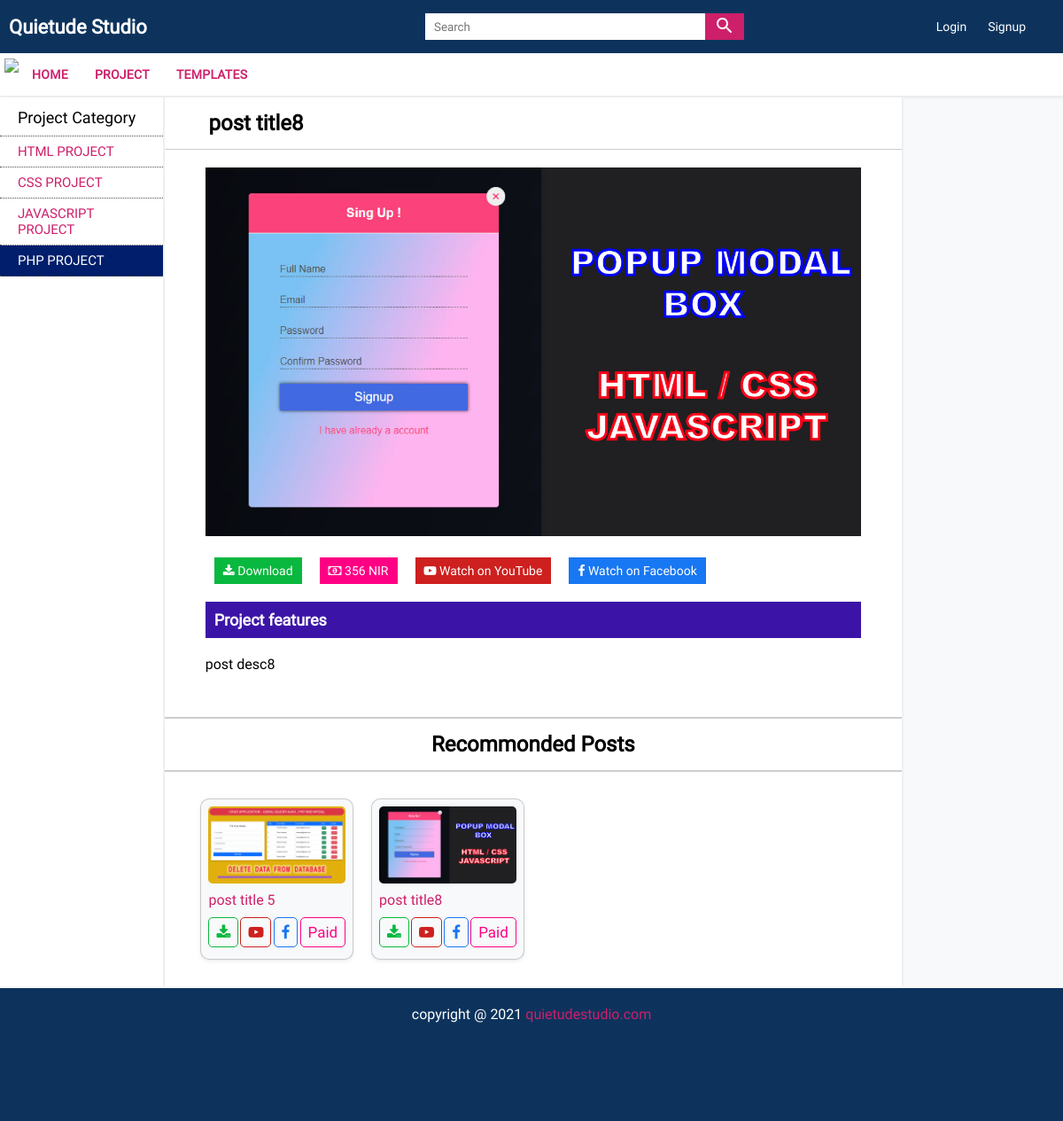
The page /project/php-project/post-title8 on the database its author committed.
### tables this page shows
CREATE TABLE `menus` (
  `menu_id` int(11) NOT NULL,
  `menu_name` varchar(100) NOT NULL,
  `menu_slug` varchar(100) NOT NULL,
  `menu_status` tinyint(4) NOT NULL DEFAULT 1,
  `menu_count` varchar(100) NOT NULL
);

CREATE TABLE `categories` (
  `category_id` int(11) NOT NULL,
  `category_name` varchar(150) NOT NULL,
  `category_slug` varchar(150) NOT NULL,
  `category_count` varchar(500) NOT NULL,
  `category_status` tinyint(4) NOT NULL DEFAULT 1,
  `category_menu` varchar(150) NOT NULL
);

CREATE TABLE `posts` (
  `post_id` int(11) NOT NULL,
  `post_title` varchar(200) NOT NULL,
  `post_slug` varchar(200) NOT NULL,
  `post_desc` text NOT NULL,
  `post_fb_link` varchar(200) NOT NULL,
  `post_yt_link` varchar(200) NOT NULL,
  `post_price` varchar(100) NOT NULL,
  `post_type` int(11) NOT NULL,
  `post_image` varchar(100) NOT NULL,
  `post_file` varchar(100) NOT NULL,
  `post_img_alt` varchar(50) NOT NULL,
  `post_img_title` varchar(50) NOT NULL,
  `post_meta_title` varchar(150) NOT NULL,
  `post_meta_desc` varchar(200) NOT NULL,
  `post_meta_key` varchar(200) NOT NULL,
  `post_menu` varchar(100) NOT NULL,
  `post_cate` varchar(200) NOT NULL,
  `post_status` tinyint(4) NOT NULL DEFAULT 1
);

### admin/config.inc.php (called while the page is built, shortened)
<?php
 $baseUrl = "http://localhost/quietude";
?>

### admin/functions.inc.php (called while the page is built, shortened)
<?php
function validate_data($conn,$data){
    $data = trim($data);
    $data = mysqli_real_escape_string($conn,$data);
    $data = htmlentities($data);
    return $data;
}
  function select($conn,$table1,$table2="",$col1="",$col2="",$order="",$where="",$nameCond="",$offset="",$limit=""){
    $query = "SELECT * FROM $table1";
    if(!empty($where)){
        $query .= " WHERE $where = $nameCond";
    }
    if(!empty($order)){
        $query .= " ORDER BY $order DESC";
    }
    $selectQuery = mysqli_query($conn,$query) or die("Select data query failed");
    return $selectQuery;
}
?>

### projects-details.php (the view)
<?php
 require_once("header.inc.php");
?>
<div class="wrapper">
    <div class="MainContent">
        <?php  require_once("left-sidebar.inc.php"); ?>
    <?php
      if(isset($_GET['postId'])){
          $postId = validate_data($conn,$_GET['postId']);
          $select = select($conn,"posts","","","","","post_slug","'$postId'","","");
          if($select){
              $rows = mysqli_fetch_assoc($select);
    ?>
    <section class="ContentSection">
        <h1 class="TopicHeading"><?php echo $rows['post_title']; ?></h1>
        <article class="contentDetailPage">
           <div class="projDetailSection">
               <img src="images\<?php echo $rows['post_image']; ?>" class="image" alt="<?php echo $rows['post_img_alt']; ?>" title="<?php echo $rows['post_img_title']; ?>">
               <div class="detailActionBtns">
                   <a href="download.php?downloadFile=<?php echo $rows['post_id']; ?>" class="button"><i class="fa fa-download"></i> Download</a>
                   <?php
                     if($rows['post_type'] == 1){
                          echo '<a href="javascript:void(0)" class="button"><i class="fa fa-money"></i> '.$rows['post_price'].' NIR</a>';
                     }else{
                          echo "";
                     }
                   ?>
                   <a href="<?php echo $rows['post_yt_link']; ?>" target="_blank" class="button"><i class="fa fa-youtube-play"></i> Watch on YouTube</a>
                   <a href="<?php echo $rows['post_fb_link']; ?>" target="_blank" class="button"><i class="fa fa-facebook"></i> Watch on Facebook</a>
               </div>
               <div class="projDesction">
                   <h2 class="projectHeader">Project features</h2>
                   <div class="description">
                   <p><?php echo $rows['post_desc']; ?></p>
                </div>
               </div>
           </div>
        </article>
        <h1 class="recommondedHeading">Recommonded Posts</h1>
        <div class="recommondedProj">
            <?php
                if(isset($_GET['cateId'])){
                    $cateId = validate_data($conn,$_GET['cateId']);
                    displayProjects($conn,"post_cate","'$cateId'","","");
                    }else{
                    displayProjects($conn,"post_menu","'$menuId'","","");
                }
            ?>
        </div>
    </section>
    <?php } } ?>
    </div>
    <?php require_once("right-sidebar.inc.php"); ?>
    <?php require_once("footer.inc.php"); ?>

### header.inc.php (shortened to what this page needs)
<?php
  require_once("admin/config.inc.php");
  require_once("admin/functions.inc.php");
  require_once("functions.php");
   ?>
<!DOCTYPE html>
<html lang="en">
<head>
    <link rel="stylesheet" href="css/common.css">
    <link rel="stylesheet" href="css/main.css">
    <link rel="stylesheet" href="css/responsive.css">
    <link rel="stylesheet" href="https://stackpath.bootstrapcdn.com/font-awesome/4.7.0/css/font-awesome.min.css">
</head>
<body>
    <header class="header">
        <div class="HeaderLogo"><a href="<?php echo $baseUrl; ?>">Quietude Studio</a></div>
        <div class="SearchBar">
            <form action="search.php">
                <div class="InputBox">
                    <input type="search" name="s" placeholder="Search" autocomplete="off">
                    <button type="submit"><img src="icons\search_white_24dp.svg"></button>
                </div>
            </form>
        </div>
        <div class="UserJoinBox">
            <?php
              if(isset($_SESSION['LOGIN_EMAIL'])){
                 echo '<a href="javascript:void(0)" class="LoginBtn">Hello '.$_SESSION['LOGIN_FNAME'].'</a>
                       <a href="timeout.php" class="SignupBtn">Logout</a>';
              }else{
                echo '<a href="login.php" class="LoginBtn">Login</a>
                      <a href="registration.php" class="SignupBtn">Signup</a>';
              }
            ?>
        </div>
    </header>
<nav class="navigation">
    <ul class="NavItems">
        <span class="CloseNave"><img src="icons\close_white_24dp.svg"></span>
        <li><a href="<?php echo $baseUrl; ?>">Home</a></li>
        <?php
          $select = select($conn,"menus","","","","","","","","");
          if(mysqli_num_rows($select)>0){
              while($rows = mysqli_fetch_assoc($select)){
                  echo '<li><a href="'.$rows['menu_slug'].'">'.$rows['menu_name'].'</a></li>';
              }
          }
        ?>
    </ul>
</nav>

### left-sidebar.inc.php (shortened to what this page needs)
    <aside class="LeftSidebar">
    <span class="SidebarCategory">Project Category</span>
    <ul>
        <?php
        if(isset($_GET['menuId'])){
            $menuId = validate_data($conn,$_GET['menuId']);
            if(isset($_GET['cateId'])){
                $cateId = validate_data($conn,$_GET['cateId']);
                $select = select($conn,"categories","","","","","category_menu","'$menuId'","","");
                if(mysqli_num_rows($select)>0){
                    while($rows = mysqli_fetch_assoc($select)){
                        if($rows['category_slug'] == $cateId){
                            $bgClass = "background-color: #001E6C !important; color: white;";
                        }else{
                            $bgClass = "";
                        }
                        echo '<li><a href="'.$rows['category_menu'].'/'.$rows['category_slug'].'" style="'.$bgClass.'">'.$rows['category_name'].'</a></li>';
                    }
                }else{
                       echo "<li><a href='javascript:void(0)'>Category not found</a></li>";
                }
            }
        }
        ?>
    </ul>
</aside>

### functions.php (shortened to what this page needs)
<?php
  function displayProjects($conn,$postSlug="",$postCol="",$offset="",$limit=""){
    $select = select($conn,"posts","","","","rand()",$postCol,$postSlug,$offset,$limit);
    if(mysqli_num_rows($select)>0){
        while($rows = mysqli_fetch_assoc($select)){
            echo '<div class="ProjCard">
                    <img src="'."images/". $rows['post_image'].'" class="projThumbnail" alt="'.$rows['post_img_alt'].'" title="'.$rows['post_img_title'].'">
                    <a href="'.$rows['post_menu'].'/'.$rows['post_cate'].'/'.$rows['post_slug'].'" class="cardHeading">'.$rows['post_title'].'</a>
                    <div class="cardFooter">';
                    if(!empty($rows['post_yt_link'])){
                        $url1 = $rows['post_yt_link'];
                    }else{
                        $url1 = 'javascript:void(0)';
                    }
                    if(!empty($rows['post_fb_link'])){
                        $url2 = $rows['post_fb_link'];
                    }else{
                        $url2 = 'javascript:void(0)';
                    }
                     if($rows['post_type'] == 1){
                         $projCost = "Paid";
                     }else{
                         $projCost = "Free";
                     }
                  echo '<a href="/'.$rows['post_menu'].'/'.$rows['post_cate'].'/'.$rows['post_slug'].'" class="actionBtn" title="Download Project"><i class="fa fa-download"></i></a>
                        <a href="'.$url1.'" target="_blank" class="actionBtn" title="Watch on YouTube"><i class="fa fa-youtube-play"></i></a>
                        <a href="'.$url2.'" target="_blank" class="actionBtn" title="Watch on Facebook"><i class="fa fa-facebook"></i></a>
                        <a href="javascript:void(0)" class="actionBtn">'.$projCost.'</a>
                    </div>
                </div>';
        }
    }else{
        echo '<h1 class="notFound">Data not found</h1>';
    }
}
?>

### css/common.css (style rules this page uses)
:root { --PinkColor: #CE1F6A !important; --BlueColor: #3B14A7 !important; --YellowColor: #FA9905 !important; --BlackColor: #3C2C3E !important; --DarkBlueColor: #0D335D !important; --LightBlackColor: #4d4d4d !important; --LightColor: #f8f9fa !important; --shadow: 0 0.2rem 0.3rem rgba(0, 0, 0, 0.384) !important; --shadow-sm: 0 0.125rem 0.25rem rgba(0, 0, 0, 0.075) !important; --shadow-lg: 0 1rem 3rem rgba(0, 0, 0, 0.175) !important; --shadow-none: none !important; }

### rows shown on the page
menus: menu_name "PROJECT"
menus: menu_name "TEMPLATES"
categories: category_name "HTML PROJECT"
categories: category_name "CSS PROJECT"
categories: category_name "JAVASCRIPT PROJECT"
categories: category_name "PHP PROJECT"
posts: post_title "post title8", post_image (picture), post_price "356", post_desc "post desc8", post_type "Paid"
posts: post_image (picture), post_title "post title 5", post_type "Paid"
